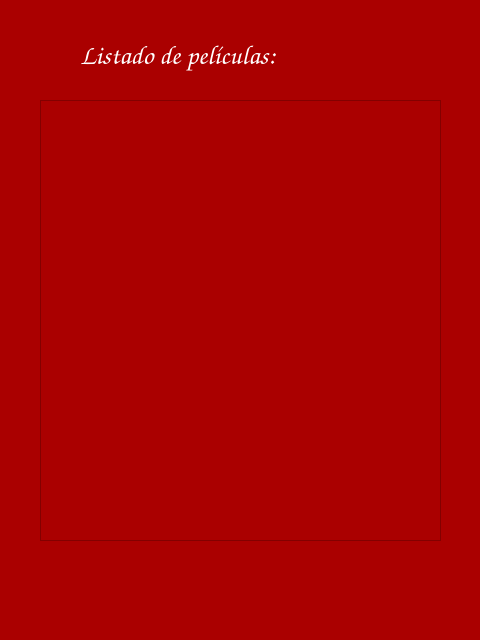
<?xml version="1.0" encoding="UTF-8"?>
<ui version="4.0">
 <class>MainWindow</class>
 <widget class="QMainWindow" name="MainWindow">
  <property name="geometry">
   <rect>
    <x>0</x>
    <y>0</y>
    <width>480</width>
    <height>640</height>
   </rect>
  </property>
  <property name="windowTitle">
   <string>MainWindow</string>
  </property>
  <property name="styleSheet">
   <string notr="true">background-color: rgb(170, 0, 0);</string>
  </property>
  <widget class="QWidget" name="centralwidget">
   <widget class="QLabel" name="label">
    <property name="geometry">
     <rect>
      <x>80</x>
      <y>30</y>
      <width>261</width>
      <height>51</height>
     </rect>
    </property>
    <property name="font">
     <font>
      <family>Comic Sans MS</family>
      <pointsize>20</pointsize>
      <weight>50</weight>
      <italic>false</italic>
      <bold>false</bold>
     </font>
    </property>
    <property name="styleSheet">
     <string notr="true">color: rgb(255, 255, 255);
font: 20pt &quot;Comic Sans MS&quot;;</string>
    </property>
    <property name="text">
     <string>Listado de películas:</string>
    </property>
   </widget>
   <widget class="QTextEdit" name="listado_libros">
    <property name="geometry">
     <rect>
      <x>40</x>
      <y>100</y>
      <width>401</width>
      <height>441</height>
     </rect>
    </property>
    <property name="styleSheet">
     <string notr="true">color: rgb(255, 255, 255);
font: 12pt &quot;Comic Sans MS&quot;;</string>
    </property>
   </widget>
   <widget class="QLabel" name="label_2">
    <property name="geometry">
     <rect>
      <x>370</x>
      <y>30</y>
      <width>61</width>
      <height>51</height>
     </rect>
    </property>
    <property name="styleSheet">
     <string notr="true">border-image: url(:/listado/listado.png);</string>
    </property>
    <property name="text">
     <string/>
    </property>
   </widget>
  </widget>
  <widget class="QStatusBar" name="statusbar"/>
 </widget>
 <resources>
  <include location="listado.qrc"/>
 </resources>
 <connections/>
</ui>
